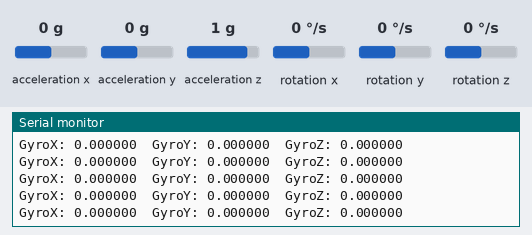
Bench run of a sketch on a simulated Arduino Uno, built with avr-gcc and run on an emulated ATmega328P. On the bench: the last lines printed to the serial monitor. The test bench sets the inputs (shaded band); at power-on: rotation x 0 °/s, acceleration x 0 g, acceleration y 0 g, acceleration z 1 g, rotation y 0 °/s, rotation z 0 °/s. The ROS host is connected and sends only what is stated.

Above: at 4.2 s.
4.3 s: rotation x set to -2 °/s
At 4.8 s:
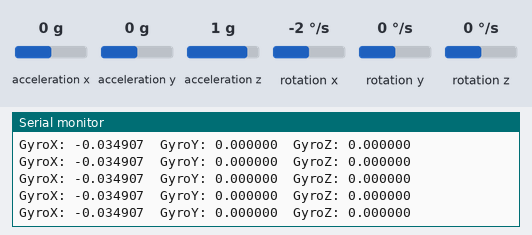
7.3 s: rotation x set to 1 °/s
At 7.8 s:
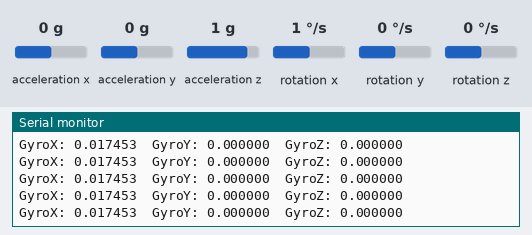
Timing chart, 0 to 10.3 s (numbered marks = the images above; inputs shaded):
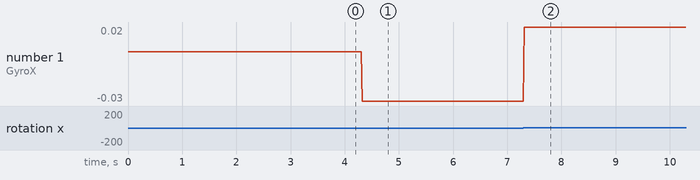

Measured:
- after the input at 4.3 s, the serial monitor: prints a new line at once (image 1)
- after the input at 7.3 s, the serial monitor: prints a new line at once (image 2)
- plotted number 1: 0 → -0.03 after the input at 4.3 s, -0.03 → 0.02 after the input at 7.3 s

The sketch:

mpu_9250_arduino.ino
```cpp
#include <MPU9250.h>
#include <ros.h>
#include <sensor_msgs/Imu.h>

ros::NodeHandle  nh;
sensor_msgs::Imu imu_msg;
ros::Publisher imu_pub("/imu/data_raw", &imu_msg);
long sequence = 0;

// an MPU9250 object with the MPU-9250 sensor on I2C bus 0 with address 0x68
MPU9250 IMU(Wire,0x68);
int status;

void setup() {
  // serial to display data
  Serial.begin(57600);
  while(!Serial) {}

  nh.initNode();
  nh.advertise(imu_pub);

  // start communication with IMU
  status = IMU.begin();


  if (status < 0) {
    Serial.println("IMU initialization unsuccessful");
    Serial.println("Check IMU wiring or try cycling power");
    Serial.print("Status: ");
    Serial.println(status);
    while(1) {}
  }
  else
  {
    Serial.println("IMU initialization successful");
  }
}

void loop() {

  IMU.readSensor();

  /*
  Serial.print("AccelX: ");
  Serial.print(IMU.getAccelX_mss(),6);
  Serial.print("\t");
  Serial.print("AccelY: ");
  Serial.print(IMU.getAccelY_mss(),6);
  Serial.print("\t");
  Serial.print("AccelZ: ");
  Serial.println(IMU.getAccelZ_mss(),6);
  */

  Serial.print("GyroX: ");
  Serial.print(IMU.getGyroX_rads(),6);
  Serial.print("\t");
  Serial.print("GyroY: ");
  Serial.print(IMU.getGyroY_rads(),6);
  Serial.print("\t");
  Serial.print("GyroZ: ");
  Serial.println(IMU.getGyroZ_rads(),6);

  /*
  Serial.print("MagX: ");
  Serial.print(IMU.getMagX_uT(),6);
  Serial.print("\t");
  Serial.print("MagY: ");
  Serial.print(IMU.getMagY_uT(),6);
  Serial.print("\t");
  Serial.print("MagZ: ");
  Serial.println(IMU.getMagZ_uT(),6);
  */


  //Header
  imu_msg.header.seq = sequence++;
  imu_msg.header.stamp = nh.now();
  imu_msg.header.frame_id  ="?";

  //Linear Acceleration
  imu_msg.linear_acceleration.x = IMU.getAccelX_mss() ;
  imu_msg.linear_acceleration.y = IMU.getAccelY_mss() ;
  imu_msg.linear_acceleration.z = IMU.getAccelZ_mss() ;

  //Angular Velocity
  imu_msg.angular_velocity.x = IMU.getGyroX_rads() ;
  imu_msg.angular_velocity.y = IMU.getGyroY_rads() ;
  imu_msg.angular_velocity.z = IMU.getGyroZ_rads() ;

  //Orientation
  imu_msg.orientation.x = 0 ;
  imu_msg.orientation.y = 0 ;
  imu_msg.orientation.z = 0 ;
  imu_msg.orientation.w = 0 ;

  imu_pub.publish(&imu_msg);
  nh.spinOnce();

  delay(10);
}
```
